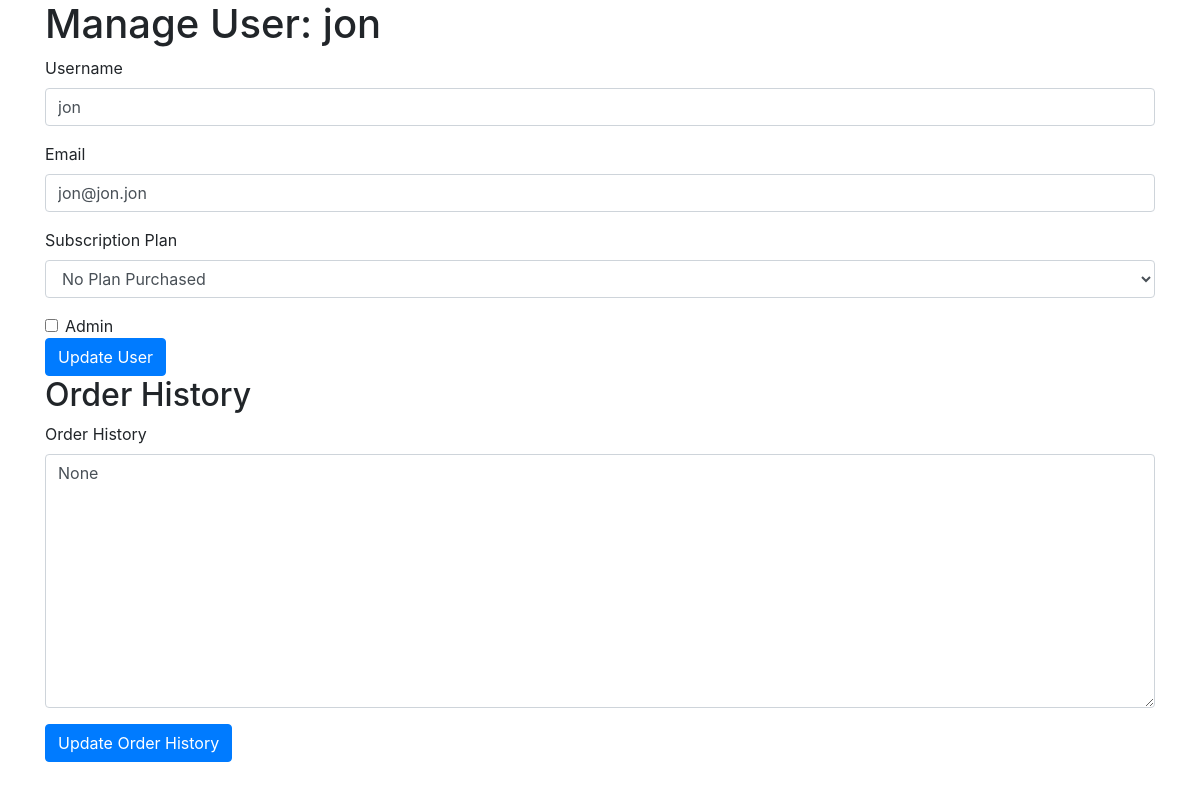
Screenshot of /admin/manage_user/2 (signed in) with the database file from the repository.
### app.py (models this page shows, shortened)
class User(db.Model):
    id = db.Column(db.Integer, primary_key=True)
    username = db.Column(db.String(80), unique=True, nullable=False)
    password = db.Column(db.String(200), nullable=False)
    email = db.Column(db.String(120), unique=True, nullable=False)
    is_admin = db.Column(db.Boolean, default=False)
    alert_message = db.Column(db.String(200), nullable=True)
    subscription_plan = db.Column(db.String(200), nullable=True)
    order_history = db.Column(db.Text, nullable=True)
    one_time_token = db.Column(db.String(200), nullable=True)

### app.py (the view, shortened to what this page needs)
@app.route('/admin/manage_user/<int:user_id>', methods=['GET', 'POST'])
def manage_user(user_id):
    if 'username' not in session or not User.query.filter_by(username=session['username'], is_admin=True).first():
        return redirect('/login')
    user = User.query.get(user_id)
    return render_template('manage_user.html', user=user)

### templates/manage_user.html (shortened to what this page needs)
<!DOCTYPE html>
<html lang="en">
<head>
    <link rel="stylesheet" href="https://maxcdn.bootstrapcdn.com/bootstrap/4.0.0/css/bootstrap.min.css">
</head>
<body>
    <div class="container">
        <h1>Manage User: {{ user.username }}</h1>
        <form action="/admin/manage_user/{{ user.id }}" method="post">
            <div class="form-group">
                <label for="username">Username</label>
                <input type="text" class="form-control" id="username" name="username" value="{{ user.username }}" required>
            </div>
            <div class="form-group">
                <label for="email">Email</label>
                <input type="email" class="form-control" id="email" name="email" value="{{ user.email }}" required>
            </div>
            <div class="form-group">
                <label for="subscription_plan">Subscription Plan</label>
                <select name="subscription_plan" class="form-control" required>
                    <option value="No Plan Purchased" {% if user.subscription_plan == 'No Plan Purchased' %}selected{% endif %}>No Plan Purchased</option>
                </select>
            </div>
            <div class="form-check">
                <input type="checkbox" class="form-check-input" id="is_admin" name="is_admin" {% if user.is_admin %}checked{% endif %}>
                <label class="form-check-label" for="is_admin">Admin</label>
            </div>
            <button type="submit" class="btn btn-primary">Update User</button>
        </form>
        <h2>Order History</h2>
        <form action="/admin/manage_user/{{ user.id }}" method="post">
            <div class="form-group">
                <label for="order_history">Order History</label>
                <textarea class="form-control" id="order_history" name="order_history" rows="10">{{ user.order_history }}</textarea>
            </div>
            <button type="submit" class="btn btn-primary">Update Order History</button>
        </form>
    </div>
</body>
</html>

### rows the page displays
User: username "jon", email "jon@jon.jon", order_history "None"
